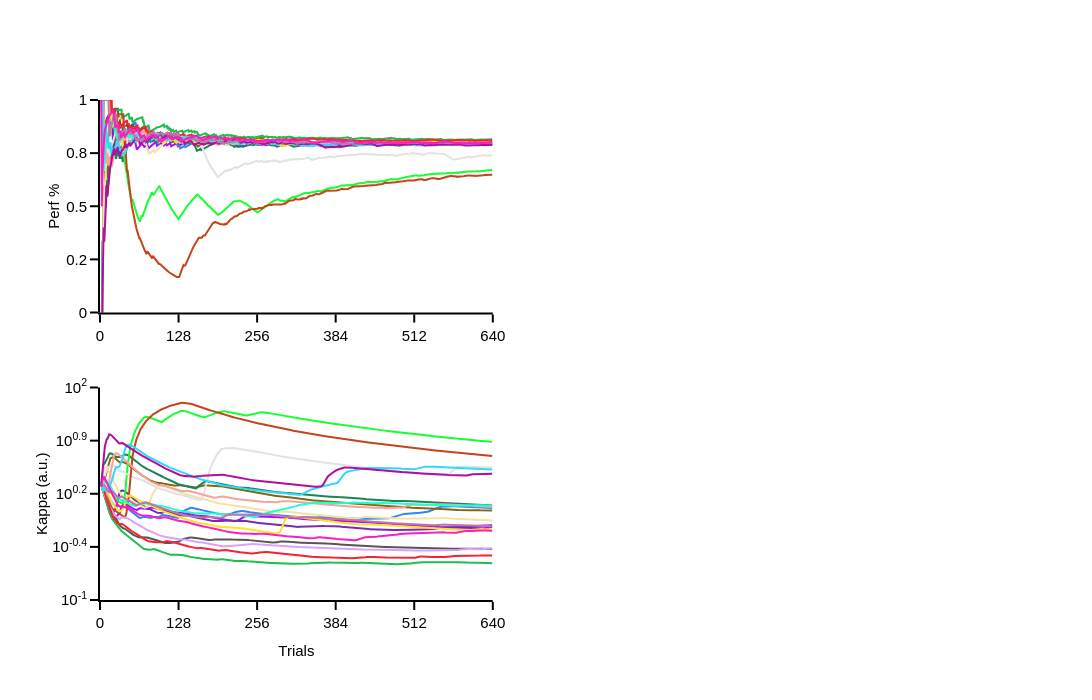

Write notebook code for a chart like this one.
### Code cell
step = 128
x_max = 640

perf_range = [0, 1]
kappa_range = [-1, 1.5]
num_step_y_axes = 5

fig = make_subplots(
    rows=2, cols=3,
    column_widths=[0.5, 0.5, 0],
    horizontal_spacing=0.1,
    specs=[[{}, {"rowspan": 2}, {'type': 'polar'}],
           [{}, None, None]]
)

for n_subject, subject_to_plot in enumerate(subjects):
    pRF_beh_trials_subject = pRF_beh_trials.loc[pRF_beh_trials['subject']==subject_to_plot]

    # Perf 
    # plot perf across trials 
    fig.add_trace(go.Scatter(y=pRF_beh_trials_subject['perf'], 
                             line=dict(color=colormap_subject_dict[subject_to_plot]), 
                             name=subject_to_plot, 
                             showlegend=False), 
                  row=1, col=1)

    # Staircase 
    fig.add_trace(go.Scatter(y=np.log10(pRF_beh_trials_subject['stair']), 
                             line=dict(color=colormap_subject_dict[subject_to_plot]), 
                             name=subject_to_plot), 
                  row=2, col=1)

fig.update_xaxes(showline=True, 
                 range=[0,x_max], 
                 tickvals=[0, 128, 256, 384, 512, 640], 
                 ticktext=["0", "128", "256", "384", "512", "640"], 
                 row=1, col=1)

tickvals = np.linspace(perf_range[0], perf_range[1], num_step_y_axes)
ticktext = [f"{v:.1g}" for v in tickvals]

fig.update_yaxes(
    showline=True,
    range=[perf_range[0], perf_range[1]],
    tickvals=tickvals,
    ticktext=ticktext,
    title='Perf %',
    row=1, col=1
)

# stair 
fig.update_xaxes(showline=True, range=[0,x_max], 
                 tickvals=[0, 128, 256, 384, 512, 640], 
                 ticktext=["0", "128", "256", "384", "512", "640"], 
                 title='Trials', 
                 row=2, col=1)

tickvals = np.linspace(kappa_range[0], kappa_range[1], num_step_y_axes)
ticktext = [f"10<sup>{v:.1g}</sup>" for v in tickvals]
fig.update_yaxes(
    showline=True,
    range=[kappa_range[0], kappa_range[1]],
    tickvals=tickvals,
    ticktext=ticktext,
    title='Kappa (a.u.)',
    row=2, col=1
)

# Update layout
fig.update_layout(template=fig_template, 
                  width=1420, 
                  height=700, 
                  margin=dict(l=100, r=10, b=100, t=100),
                  showlegend=False, 
                  # legend=dict(orientation="v", 
                  #             yanchor="top", 
                  #             y=1, 
                  #             xanchor="left", 
                  #             x=1.05)
                 )
fig_dir = '/Users/uriel/Library/CloudStorage/Dropbox/retinomaps/figures/material/pRF_figures/pRF_beh'
os.makedirs(fig_dir, exist_ok=True)
fig.write_image("{}/{}_pRF_beh_trials.pdf".format(fig_dir, subject))
fig.show()

### Figure 1 — Plotly figure (JSON) as saved in the notebook; plotly's stock layout.template omitted (floating-point values rounded to 4 significant figures; data arrays with more than 128 entries replaced by an {"elided": "..."} marker saying what was removed)
{"data": [{"line": {"color": "#AA0DFE"}, "name": "sub-01", "showlegend": false, "type": "scatter", "xaxis": "x", "y": {"elided": "640 float values"}, "yaxis": "y"}, {"line": {"color": "#AA0DFE"}, "name": "sub-01", "type": "scatter", "xaxis": "x3", "y": {"elided": "640 float values"}, "yaxis": "y3"}, {"line": {"color": "#3283FE"}, "name": "sub-02", "showlegend": false, "type": "scatter", "xaxis": "x", "y": {"elided": "640 float values"}, "yaxis": "y"}, {"line": {"color": "#3283FE"}, "name": "sub-02", "type": "scatter", "xaxis": "x3", "y": {"elided": "640 float values"}, "yaxis": "y3"}, {"line": {"color": "#85660D"}, "name": "sub-03", "showlegend": false, "type": "scatter", "xaxis": "x", "y": {"elided": "640 float values"}, "yaxis": "y"}, {"line": {"color": "#85660D"}, "name": "sub-03", "type": "scatter", "xaxis": "x3", "y": {"elided": "640 float values"}, "yaxis": "y3"}, {"line": {"color": "#782AB6"}, "name": "sub-04", "showlegend": false, "type": "scatter", "xaxis": "x", "y": {"elided": "640 float values"}, "yaxis": "y"}, {"line": {"color": "#782AB6"}, "name": "sub-04", "type": "scatter", "xaxis": "x3", "y": {"elided": "640 float values"}, "yaxis": "y3"}, {"line": {"color": "#565656"}, "name": "sub-05", "showlegend": false, "type": "scatter", "xaxis": "x", "y": {"elided": "640 float values"}, "yaxis": "y"}, {"line": {"color": "#565656"}, "name": "sub-05", "type": "scatter", "xaxis": "x3", "y": {"elided": "640 float values"}, "yaxis": "y3"}, {"line": {"color": "#1C8356"}, "name": "sub-06", "showlegend": false, "type": "scatter", "xaxis": "x", "y": {"elided": "640 float values"}, "yaxis": "y"}, {"line": {"color": "#1C8356"}, "name": "sub-06", "type": "scatter", "xaxis": "x3", "y": {"elided": "640 float values"}, "yaxis": "y3"}, {"line": {"color": "#16FF32"}, "name": "sub-07", "showlegend": false, "type": "scatter", "xaxis": "x", "y": {"elided": "640 float values"}, "yaxis": "y"}, {"line": {"color": "#16FF32"}, "name": "sub-07", "type": "scatter", "xaxis": "x3", "y": {"elided": "640 float values"}, "yaxis": "y3"}, {"line": {"color": "#F7E1A0"}, "name": "sub-08", "showlegend": false, "type": "scatter", "xaxis": "x", "y": {"elided": "640 float values"}, "yaxis": "y"}, {"line": {"color": "#F7E1A0"}, "name": "sub-08", "type": "scatter", "xaxis": "x3", "y": {"elided": "640 float values"}, "yaxis": "y3"}, {"line": {"color": "#E2E2E2"}, "name": "sub-09", "showlegend": false, "type": "scatter", "xaxis": "x", "y": {"elided": "640 float values"}, "yaxis": "y"}, {"line": {"color": "#E2E2E2"}, "name": "sub-09", "type": "scatter", "xaxis": "x3", "y": {"elided": "640 float values"}, "yaxis": "y3"}, {"line": {"color": "#1CBE4F"}, "name": "sub-11", "showlegend": false, "type": "scatter", "xaxis": "x", "y": {"elided": "640 float values"}, "yaxis": "y"}, {"line": {"color": "#1CBE4F"}, "name": "sub-11", "type": "scatter", "xaxis": "x3", "y": {"elided": "640 float values"}, "yaxis": "y3"}, {"line": {"color": "#C4451C"}, "name": "sub-12", "showlegend": false, "type": "scatter", "xaxis": "x", "y": {"elided": "640 float values"}, "yaxis": "y"}, {"line": {"color": "#C4451C"}, "name": "sub-12", "type": "scatter", "xaxis": "x3", "y": {"elided": "640 float values"}, "yaxis": "y3"}, {"line": {"color": "#DEA0FD"}, "name": "sub-13", "showlegend": false, "type": "scatter", "xaxis": "x", "y": {"elided": "640 float values"}, "yaxis": "y"}, {"line": {"color": "#DEA0FD"}, "name": "sub-13", "type": "scatter", "xaxis": "x3", "y": {"elided": "640 float values"}, "yaxis": "y3"}, {"line": {"color": "#FBE426"}, "name": "sub-14", "showlegend": false, "type": "scatter", "xaxis": "x", "y": {"elided": "640 float values"}, "yaxis": "y"}, {"line": {"color": "#FBE426"}, "name": "sub-14", "type": "scatter", "xaxis": "x3", "y": {"elided": "640 float values"}, "yaxis": "y3"}, {"line": {"color": "#F8A19F"}, "name": "sub-17", "showlegend": false, "type": "scatter", "xaxis": "x", "y": {"elided": "640 float values"}, "yaxis": "y"}, {"line": {"color": "#F8A19F"}, "name": "sub-17", "type": "scatter", "xaxis": "x3", "y": {"elided": "640 float values"}, "yaxis": "y3"}, {"line": {"color": "#F6222E"}, "name": "sub-20", "showlegend": false, "type": "scatter", "xaxis": "x", "y": {"elided": "640 float values"}, "yaxis": "y"}, {"line": {"color": "#F6222E"}, "name": "sub-20", "type": "scatter", "xaxis": "x3", "y": {"elided": "640 float values"}, "yaxis": "y3"}, {"line": {"color": "#1CFFCE"}, "name": "sub-21", "showlegend": false, "type": "scatter", "xaxis": "x", "y": {"elided": "640 float values"}, "yaxis": "y"}, {"line": {"color": "#1CFFCE"}, "name": "sub-21", "type": "scatter", "xaxis": "x3", "y": {"elided": "640 float values"}, "yaxis": "y3"}, {"line": {"color": "#2ED9FF"}, "name": "sub-22", "showlegend": false, "type": "scatter", "xaxis": "x", "y": {"elided": "640 float values"}, "yaxis": "y"}, {"line": {"color": "#2ED9FF"}, "name": "sub-22", "type": "scatter", "xaxis": "x3", "y": {"elided": "640 float values"}, "yaxis": "y3"}, {"line": {"color": "#B10DA1"}, "name": "sub-23", "showlegend": false, "type": "scatter", "xaxis": "x", "y": {"elided": "640 float values"}, "yaxis": "y"}, {"line": {"color": "#B10DA1"}, "name": "sub-23", "type": "scatter", "xaxis": "x3", "y": {"elided": "640 float values"}, "yaxis": "y3"}, {"line": {"color": "#C075A6"}, "name": "sub-24", "showlegend": false, "type": "scatter", "xaxis": "x", "y": {"elided": "640 float values"}, "yaxis": "y"}, {"line": {"color": "#C075A6"}, "name": "sub-24", "type": "scatter", "xaxis": "x3", "y": {"elided": "640 float values"}, "yaxis": "y3"}, {"line": {"color": "#FC1CBF"}, "name": "sub-25", "showlegend": false, "type": "scatter", "xaxis": "x", "y": {"elided": "640 float values"}, "yaxis": "y"}, {"line": {"color": "#FC1CBF"}, "name": "sub-25", "type": "scatter", "xaxis": "x3", "y": {"elided": "640 float values"}, "yaxis": "y3"}], "layout": {"height": 700, "margin": {"b": 100, "l": 100, "r": 10, "t": 100}, "polar": {"domain": {"x": [1, 1], "y": [0.575, 1]}}, "showlegend": false, "width": 1420, "xaxis": {"anchor": "y", "domain": [0, 0.4], "range": [0, 640], "showline": true, "ticktext": ["0", "128", "256", "384", "512", "640"], "tickvals": [0, 128, 256, 384, 512, 640]}, "xaxis2": {"anchor": "y2", "domain": [0.5, 0.9]}, "xaxis3": {"anchor": "y3", "domain": [0, 0.4], "range": [0, 640], "showline": true, "ticktext": ["0", "128", "256", "384", "512", "640"], "tickvals": [0, 128, 256, 384, 512, 640], "title": {"text": "Trials"}}, "yaxis": {"anchor": "x", "domain": [0.575, 1], "range": [0, 1], "showline": true, "ticktext": ["0", "0.2", "0.5", "0.8", "1"], "tickvals": [0.0, 0.25, 0.5, 0.75, 1.0], "title": {"text": "Perf %"}}, "yaxis2": {"anchor": "x2", "domain": [0, 1]}, "yaxis3": {"anchor": "x3", "domain": [0, 0.425], "range": [-1, 1.5], "showline": true, "ticktext": ["10<sup>-1</sup>", "10<sup>-0.4</sup>", "10<sup>0.2</sup>", "10<sup>0.9</sup>", "10<sup>2</sup>"], "tickvals": [-1.0, -0.375, 0.25, 0.875, 1.5], "title": {"text": "Kappa (a.u.)"}}}}
